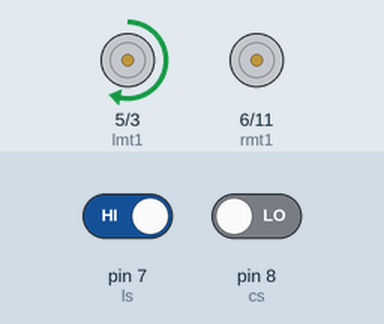
A sketch run on a simulated Arduino Uno, built with avr-gcc and run on an emulated ATmega328P. Parts: motor-driver pin pairs drawn as motors (green arrow = first pin HIGH = forward, orange = second pin HIGH = backward, longer = more drive). The test bench sets the inputs (shaded band); at power-on: pin 7 (ls) HIGH, pin 8 (cs) LOW.

Above: at 1.2 s.
1.3 s: pin 7 (ls) driven LOW
At 1.8 s:
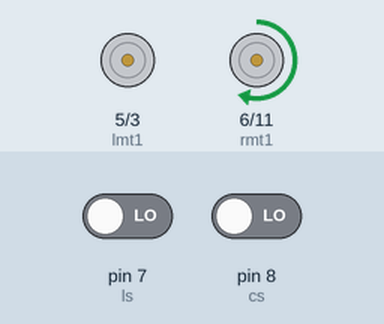
2.8 s: pin 8 (cs) driven HIGH
At 4.1 s:
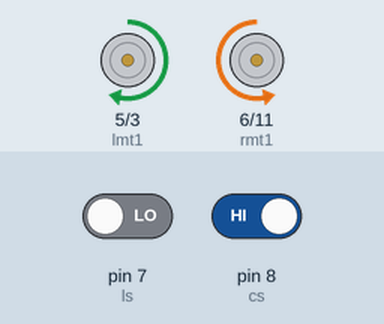
Timing chart, 0 to 5.8 s (numbered marks = the images above; inputs shaded):
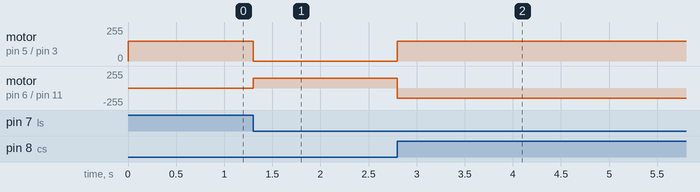

Measured:
- after the input at 1.3 s, motor on pin 5 (lmt1) / pin 3 (lmt2): forward 150/255 → stopped at once; motor on pin 6 (rmt1) / pin 11 (rmt2): stopped → forward 150/255 at once
- after the input at 2.8 s, motor on pin 5 (lmt1) / pin 3 (lmt2): stopped → forward 150/255 at once; motor on pin 6 (rmt1) / pin 11 (rmt2): forward 150/255 → backward 150/255 at once

The sketch:

wall_follower_robot.ino
```cpp
int lmt1 = 5;
int lmt2 = 3;
int rmt1 = 6;
int rmt2 = 11;
int ls = 7;
int cs = 8;

void setup() {
  // put your setup code here, to run once:
pinMode(lmt1,OUTPUT);
pinMode(lmt2,OUTPUT);
pinMode(rmt1,OUTPUT);
pinMode(rmt2,OUTPUT);
pinMode(ls,INPUT);
pinMode(cs,INPUT);
}

void loop()
{
  // put your main code here, to run repeatedly
ls = digitalRead(7);
cs = digitalRead(8);

if(ls==LOW && cs==LOW)
{
  stpleft();
}
else if(ls==HIGH && cs==LOW)
{
  stpright();
}
else if(ls==LOW && cs==HIGH)
{
  right();
  delay(300);
}
else if(ls==HIGH && cs==HIGH)
{
  right();
  delay(300);
}

}
void forward()
{
analogWrite(lmt1,150);
analogWrite(lmt2,0);
analogWrite(rmt1,150);
analogWrite(rmt2,0);
}

void reverse()
{
analogWrite(lmt1,0);
analogWrite(lmt2,150);
analogWrite(rmt1,0);
analogWrite(rmt2,150);
}

void left()
{
analogWrite(lmt1,0);
analogWrite(lmt2,150);
analogWrite(rmt1,150);
analogWrite(rmt2,0);
}

void right()
{
analogWrite(lmt1,150);
analogWrite(lmt2,0);
analogWrite(rmt1,0);
analogWrite(rmt2,150);
}

void stpleft()
{
analogWrite(lmt1,0);
analogWrite(lmt2,0);
analogWrite(rmt1,150);
analogWrite(rmt2,0);
}

void stpright()
{
analogWrite(lmt1,150);
analogWrite(lmt2,0);
analogWrite(rmt1,0);
analogWrite(rmt2,0);
}

void stp()
{
analogWrite(lmt1,0);
analogWrite(lmt2,0);
analogWrite(rmt1,0);
analogWrite(rmt2,0);
}
```
